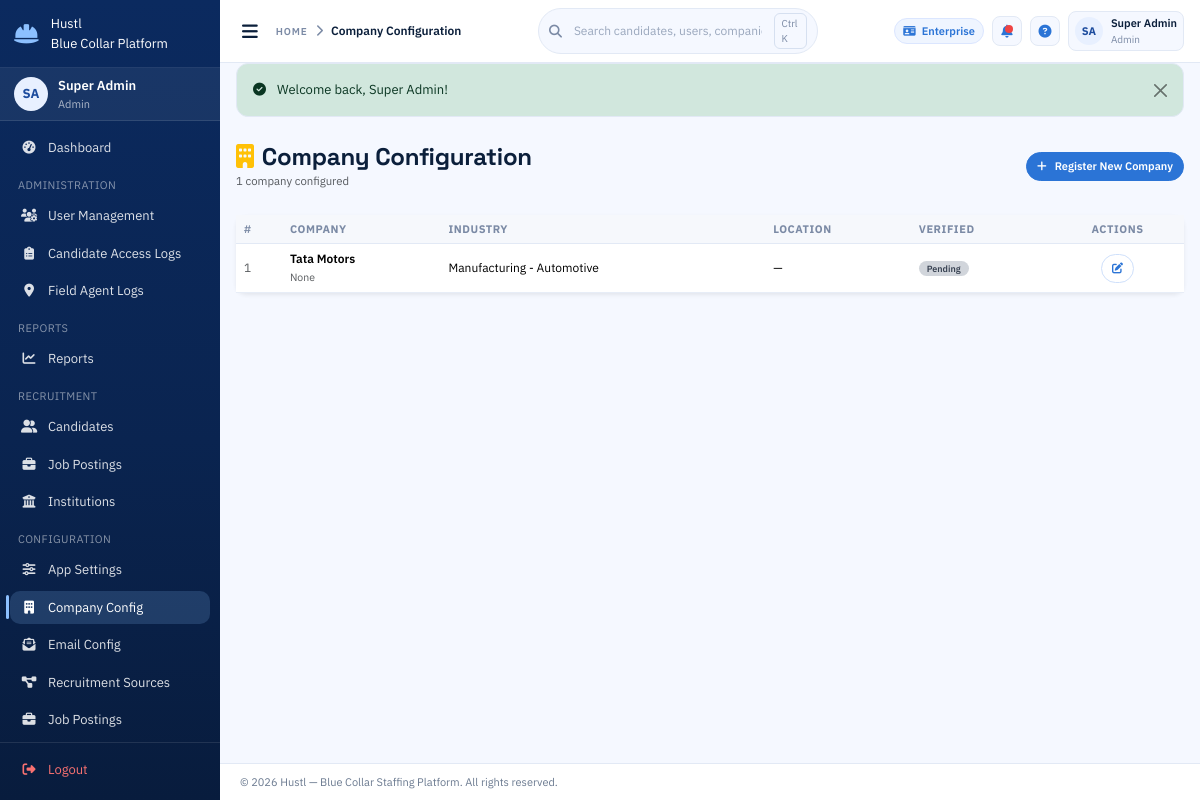
The app's page /config/company (signed in) with its own data.
### models/user.py (models this page shows, shortened)
class User(Base):
    __tablename__ = "users"
    id = Column(Integer, primary_key=True, index=True)
    username = Column(String(50), unique=True, nullable=False, index=True)
    email = Column(String(100), unique=True, nullable=False, index=True)
    hashed_password = Column(String(255), nullable=False)
    seed_password = Column(String(255), nullable=True)
    role = Column(Enum(UserRole), nullable=False)
    license_type = Column(Enum(LicenseType), default=LicenseType.BASIC, nullable=False)
    full_name = Column(String(100), nullable=False)
    phone = Column(String(20), nullable=True)
    employee_id = Column(String(50), unique=True, nullable=True, index=True)
    date_of_birth = Column(DateTime, nullable=True)
    gender = Column(String(10), nullable=True)
    address = Column(Text, nullable=True)
    qualification = Column(String(100), nullable=True)
    experience_years = Column(Integer, nullable=True)
    department = Column(String(100), nullable=True)
    emergency_contact = Column(String(100), nullable=True)
    joining_date = Column(DateTime, nullable=True)
    reporting_manager = Column(String(100), nullable=True)
    is_active = Column(Boolean, default=True, nullable=False)
    is_verified = Column(Boolean, default=False, nullable=False)
    created_at = Column(DateTime, default=datetime.utcnow, nullable=False)
    updated_at = Column(DateTime, default=datetime.utcnow, onupdate=datetime.utcnow)
    last_login = Column(DateTime, nullable=True)
    created_by_id = Column(Integer, ForeignKey("users.id"), nullable=True)
    created_by = relationship("User", remote_side=[id], foreign_keys=[created_by_id])
    candidates_registered = relationship(
        "Candidate",
        back_populates="registered_by",
        foreign_keys="Candidate.registered_by_id",
    )

### models/company.py (models this page shows)
class Company(Base):
    __tablename__ = "companies"
    id = Column(Integer, primary_key=True, index=True)
    name = Column(String(200), nullable=False, index=True)
    industry = Column(String(100), nullable=True)
    location = Column(String(200), nullable=True)
    address = Column(Text, nullable=True)
    city = Column(String(100), nullable=True)
    state = Column(String(100), nullable=True)
    pincode = Column(String(10), nullable=True)
    website = Column(String(200), nullable=True)
    description = Column(Text, nullable=True)
    technical_contact_name = Column(String(100), nullable=True)
    technical_contact_email = Column(String(100), nullable=True)
    technical_contact_phone = Column(String(20), nullable=True)
    hr_contact_name = Column(String(100), nullable=True)
    hr_contact_email = Column(String(100), nullable=True)
    hr_contact_phone = Column(String(20), nullable=True)
    gst_number = Column(String(20), nullable=True)
    cin_number = Column(String(21), nullable=True)
    is_verified = Column(Boolean, default=False, nullable=False)
    is_active = Column(Boolean, default=True, nullable=False)
    created_at = Column(DateTime, default=datetime.utcnow, nullable=False)
    updated_at = Column(DateTime, default=datetime.utcnow, onupdate=datetime.utcnow)
    created_by_id = Column(Integer, ForeignKey("users.id"), nullable=True)
    locations = relationship("CompanyLocation", back_populates="company", cascade="all, delete-orphan")
    contacts = relationship("CompanyContact", back_populates="company", cascade="all, delete-orphan")

### routers/config.py (the view)
@router.get("/company")
async def company_portal(request: Request, db: Session = Depends(get_db)):
    user, redir = require_auth(request, db, *ADMIN_EMPLOYER)
    if redir:
        return redir
    companies = (
        db.query(Company)
        .filter(Company.is_active == True)
        .order_by(Company.created_at.desc())
        .all()
    )
    ctx = build_template_context(
        request, db,
        companies=companies,
        total=len(companies),
        page_title="Company Configuration",
    )
    return templates.TemplateResponse("config/company_portal.html", ctx)

### templates/config/company_portal.html (shortened to what this page needs)
{% extends "base.html" %}
{% block content %}
<div class="d-flex justify-content-between align-items-center mb-4">
  <div>
    <h4 class="fw-bold mb-0"><i class="fas fa-building text-warning me-2"></i>Company Configuration</h4>
    <small class="text-muted">{{ total }} compan{{ 'y' if total == 1 else 'ies' }} configured</small>
  </div>
  <a href="/config/company/new" class="btn btn-warning fw-semibold">
    <i class="fas fa-plus me-2"></i>Register New Company
  </a>
</div>
<div class="card border-0 shadow-sm">
  <div class="card-body p-0">
    <div class="table-responsive">
      <table class="table table-hover align-middle mb-0">
        <thead class="table-dark">
          <tr>
            <th>#</th>
            <th>Company</th>
            <th>Industry</th>
            <th>Location</th>
            <th>Verified</th>
            <th class="text-center">Actions</th>
          </tr>
        </thead>
        <tbody>
          {% for c in companies %}
          <tr class="js-row-link" data-href="/config/company/{{ c.id }}/edit">
            <td class="text-muted small">{{ c.id }}</td>
            <td>
              <div class="fw-semibold">{{ c.name }}</div>
              <small class="text-muted">{{ c.website or '' }}</small>
            </td>
            <td class="small">{{ c.industry or '—' }}</td>
            <td class="small">{{ (c.city or '') + (', ' + c.state if c.state else '') or '—' }}</td>
            <td>
              {% if c.is_verified %}
              <span class="badge bg-success"><i class="fas fa-check me-1"></i>Verified</span>
              {% else %}
              <span class="badge bg-warning text-dark">Pending</span>
              {% endif %}
            </td>
            <td class="text-center">
              <a href="/config/company/{{ c.id }}/edit" class="btn btn-outline-primary btn-sm" title="Edit">
                <i class="fas fa-edit"></i>
              </a>
            </td>
          </tr>
          {% endfor %}
        </tbody>
      </table>
    </div>
  </div>
</div>
{% endblock %}

### templates/base.html (shortened to what this page needs)
<!DOCTYPE html>
<html lang="en">
<head>
  <link href="https://cdn.jsdelivr.net/npm/bootstrap@5.3.2/dist/css/bootstrap.min.css" rel="stylesheet" />
  <link href="https://cdnjs.cloudflare.com/ajax/libs/font-awesome/6.5.0/css/all.min.css" rel="stylesheet" />
  <link href="/static/css/style.css" rel="stylesheet" />
</head>
<body class="si-app">
  <aside id="sidebar" class="si-sidebar">
    <div class="si-brand">
      <i class="fas fa-hard-hat si-brand-icon"></i>
      <div>
        <div class="si-brand-name">Hustl</div>
        <div class="si-brand-sub">Blue Collar Platform</div>
      </div>
    </div>
    {% if current_user %}
    <div class="si-user-card">
      <div class="si-avatar">{{ current_user.initials }}</div>
      <div class="si-user-info">
        <div class="si-user-name">{{ current_user.full_name }}</div>
        <div class="si-user-role">{{ current_user.role_display }}</div>
      </div>
    </div>
    {% endif %}
    <nav class="si-nav">
      <a class="si-nav-link {% if request.url.path == '/dashboard' %}active{% endif %}"
         href="/dashboard">
        <i class="fas fa-tachometer-alt"></i><span>Dashboard</span>
      </a>
      {% if current_user and current_user.role.value == 'institution' %}
      <div class="si-nav-section">Institution</div>
      <a class="si-nav-link {% if '/institutions/students' in request.url.path %}active{% endif %}"
         href="/institutions/students">
        <i class="fas fa-user-graduate"></i><span>Current Students</span>
      </a>
      <a class="si-nav-link {% if request.url.path == '/institutions/past-students' %}active{% endif %}"
         href="/institutions/past-students">
        <i class="fas fa-user-clock"></i><span>Past Students</span>
      </a>
      <div class="si-nav-section">Bulk Upload</div>
      <a class="si-nav-link {% if request.url.path == '/institutions/bulk-upload' %}active{% endif %}"
         href="/institutions/bulk-upload">
        <i class="fas fa-file-upload"></i><span>Bulk Upload to Layam</span>
      </a>
      {% else %}
      {% if current_user and current_user.role.value == 'admin' %}
      <div class="si-nav-section">Administration</div>
      <a class="si-nav-link {% if '/admin/users' in request.url.path %}active{% endif %}"
         href="/admin/users">
        <i class="fas fa-users-cog"></i><span>User Management</span>
      </a>
      <a class="si-nav-link {% if request.url.path == '/admin/candidate-access-logs' %}active{% endif %}"
         href="/admin/candidate-access-logs">
        <i class="fas fa-clipboard-list"></i><span>Candidate Access Logs</span>
      </a>
      <a class="si-nav-link {% if '/admin/field-agent-locations' in request.url.path %}active{% endif %}"
         href="/admin/field-agent-locations">
        <i class="fas fa-location-dot"></i><span>Field Agent Logs</span>
      </a>
      {% endif %}
      {% if current_user %}
      <div class="si-nav-section">Reports</div>
      <a class="si-nav-link {% if '/reports' in request.url.path %}active{% endif %}"
         href="/reports">
        <i class="fas fa-chart-line"></i><span>Reports</span>
      </a>
      {% endif %}
      {% if current_user and current_user.role.value in ['admin','manager','recruiter','field_agent'] %}
      <div class="si-nav-section">Recruitment</div>
      <a class="si-nav-link {% if '/candidates' in request.url.path %}active{% endif %}"
         href="/candidates">
        <i class="fas fa-user-friends"></i><span>Candidates</span>
      </a>
      <a class="si-nav-link {% if '/jobs' in request.url.path %}active{% endif %}"
         href="/jobs">
        <i class="fas fa-briefcase"></i><span>Job Postings</span>
      </a>
      {% endif %}
      {% if current_user and current_user.role.value in ['admin','employer'] %}
      <a class="si-nav-link {% if '/institutions' in request.url.path %}active{% endif %}"
         href="/institutions">
        <i class="fas fa-university"></i><span>Institutions</span>
      </a>
      {% endif %}
      {% if current_user and current_user.role.value in ['admin','employer'] %}
      <div class="si-nav-section">Configuration</div>
      {% if current_user.role.value == 'admin' %}
      <a class="si-nav-link {% if request.url.path == '/config/app' %}active{% endif %}"
         href="/config/app">
        <i class="fas fa-sliders-h"></i><span>App Settings</span>
      </a>
      {% endif %}
      <a class="si-nav-link {% if request.url.path == '/config/company' %}active{% endif %}"
         href="/config/company">
        <i class="fas fa-building"></i><span>Company Config</span>
      </a>
      <a class="si-nav-link {% if request.url.path == '/config/email' %}active{% endif %}"
         href="/config/email">
        <i class="fas fa-envelope-open-text"></i><span>Email Config</span>
      </a>
      <a class="si-nav-link {% if '/config/recruitment-sources' in request.url.path %}active{% endif %}"
         href="/config/recruitment-sources">
        <i class="fas fa-project-diagram"></i><span>Recruitment Sources</span>
      </a>
      <a class="si-nav-link {% if '/jobs' in request.url.path %}active{% endif %}"
         href="/jobs">
        <i class="fas fa-briefcase"></i><span>Job Postings</span>
      </a>
      <a class="si-nav-link {% if '/config/job-profiles' in request.url.path %}active{% endif %}"
         href="/config/job-profiles">
      </a>
      {% endif %}
      {% endif %}
    </nav>
    <div class="si-sidebar-footer">
      <a class="si-nav-link si-logout" href="/logout">
        <i class="fas fa-sign-out-alt"></i><span>Logout</span>
      </a>
    </div>
  </aside>
  <div id="main" class="si-main">
    <header class="si-topbar">
      <div class="si-topbar-left">
        <button class="si-toggle-btn" id="sidebarToggle" title="Toggle sidebar">
          <i class="fas fa-bars"></i>
        </button>
        <div class="si-breadcrumb">
          <span class="si-breadcrumb-label">Home</span>
          <i class="fas fa-chevron-right"></i>
          <span class="si-breadcrumb-current">{{ page_title or 'Dashboard' }}</span>
        </div>
      </div>
      <div class="si-topbar-center">
        <div class="si-search">
          <i class="fas fa-search"></i>
          <input type="text" placeholder="Search candidates, users, companies" />
          <span class="si-search-kbd">Ctrl K</span>
        </div>
      </div>
      <div class="si-topbar-right">
        {% if current_user %}
        <span class="si-chip si-license-badge">
          <i class="fas fa-id-card"></i>
          {{ current_user.license_type.value | title }}
        </span>
        <button class="si-icon-btn" title="Notifications">
          <span class="si-dot"></span>
        </button>
        <button class="si-icon-btn" title="Help">
          <i class="fas fa-circle-question"></i>
        </button>
        <div class="si-profile">
          <div class="si-avatar-sm">{{ current_user.initials }}</div>
          <div class="si-profile-meta">
            <div class="si-profile-name">{{ current_user.full_name }}</div>
            <div class="si-profile-role">{{ current_user.role_display }}</div>
          </div>
        </div>
        {% endif %}
      </div>
    </header>
    <div class="si-flash-zone">
      {% for msg in flash_messages %}
      <div class="alert alert-{{ 'danger' if msg.category == 'error' else msg.category }} alert-dismissible fade show si-alert" role="alert">
        {% if msg.category == 'success' %}<i class="fas fa-check-circle me-2"></i>
        {% elif msg.category == 'danger' %}<i class="fas fa-exclamation-circle me-2"></i>
        {% elif msg.category == 'warning' %}<i class="fas fa-exclamation-triangle me-2"></i>
        {% else %}<i class="fas fa-info-circle me-2"></i>{% endif %}
        {{ msg.message }}
        <button type="button" class="btn-close" data-bs-dismiss="alert"></button>
      </div>
      {% endfor %}
    </div>
    <main class="si-content">
      {% block content %}{% endblock %}
    </main>
    <footer class="si-footer">
      &copy; 2026 Hustl &mdash; Blue Collar Staffing Platform. All rights reserved.
    </footer>
  </div>
</body>
</html>

### records on screen
User: initials "SA", full_name "Super Admin", role_display "Admin", license_type.value "Enterprise"
Company: id "1", name "Tata Motors", website "None", industry "Manufacturing - Automotive", city+state "—", is_verified "Pending"

### other values on screen
{{ page_title or 'Dashboard' }} "Company Configuration"
{{ msg.message }} "Welcome back, Super Admin!"
{{ total }} "1"
{{ 'y' if total == 1 else 'ies' }} "y"
